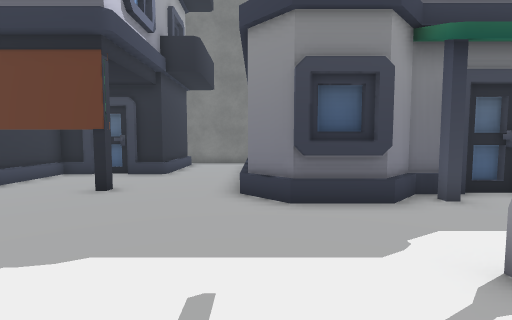
view 1 (above)

24 first-person views from a walk through a 3-D level made in the Unity game engine. The camera is 1.3 m above the floor, tilts 4° down and sees 85° across. The floor is counted in squares, 1 m on a side. Each view is taken from the middle of a square. On the plan, view 1 faces up. The plan holds only what a view shows up to about 13 squares ahead; the rest is blank. The player character is not drawn. Some surface patterns are stand-ins.

view 2
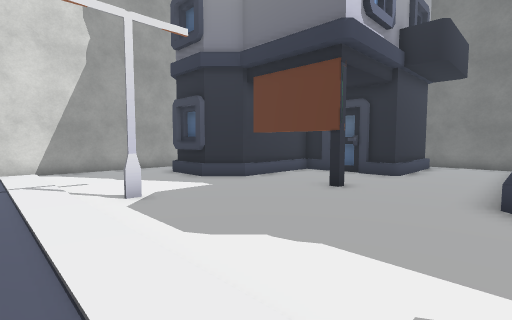

view 3
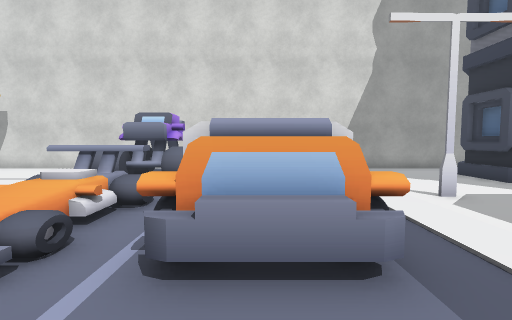

view 4
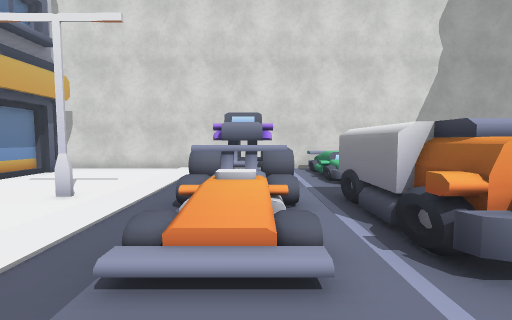

view 5
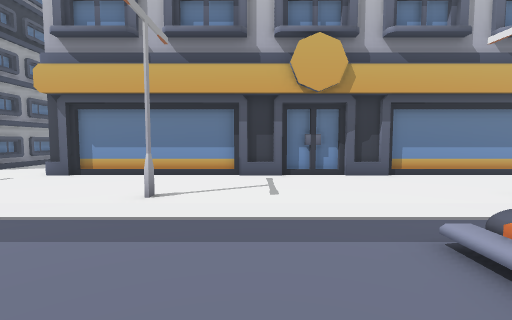

view 6
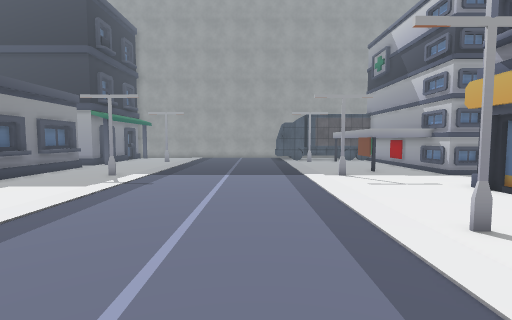

view 7
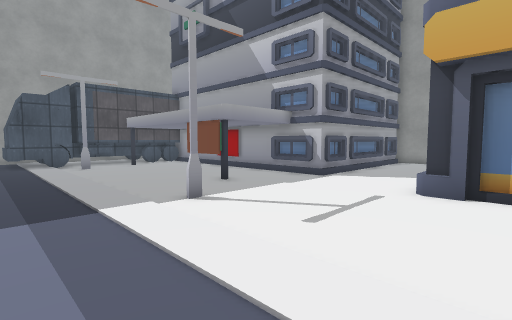

view 8
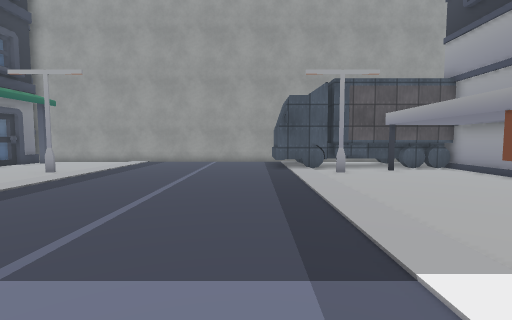

view 9
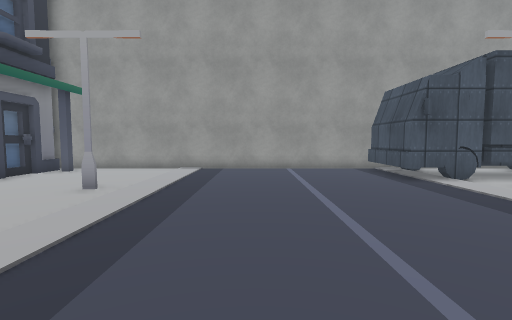

view 10
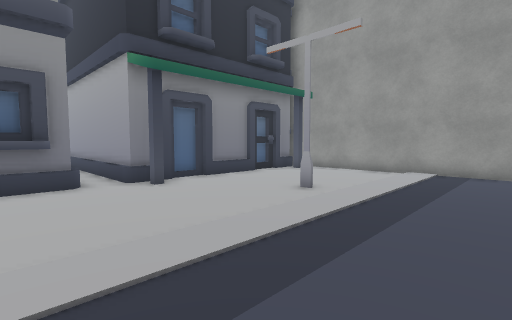

view 11
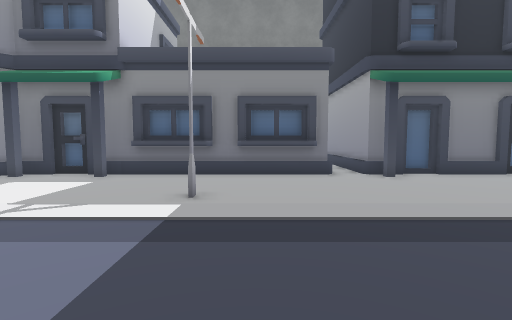

view 12
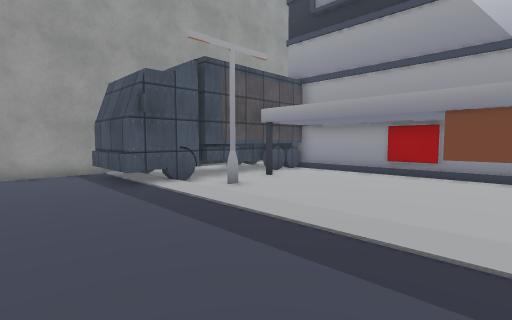

view 13
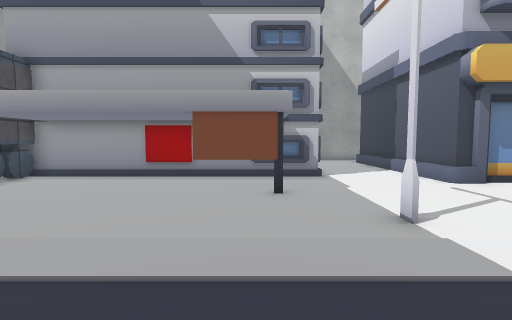

view 14
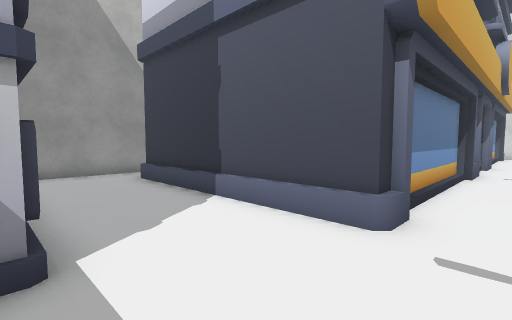

view 15
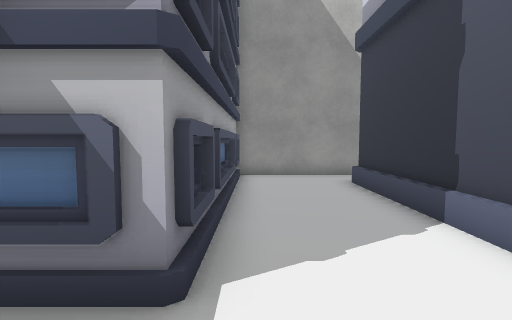

view 16
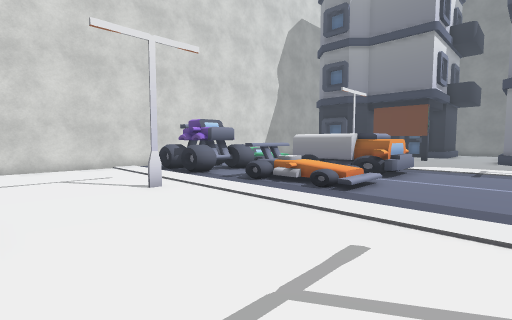

view 17
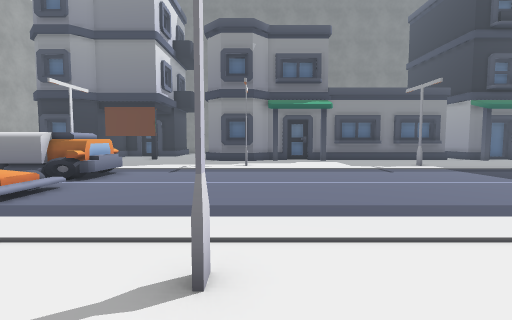

view 18
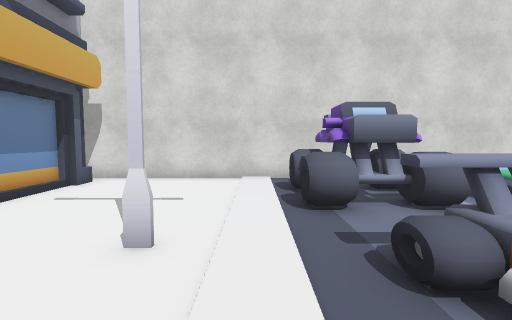

view 19
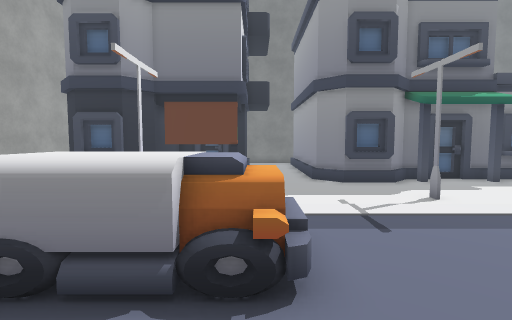

view 20
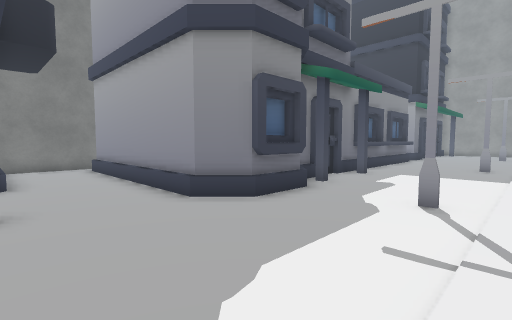

view 21
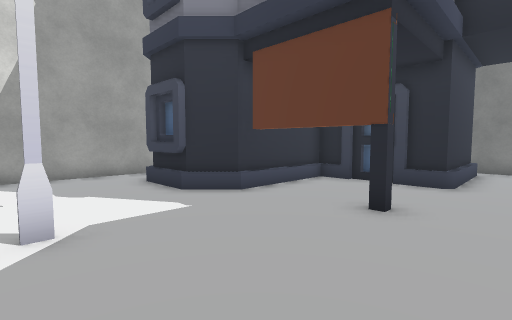

view 22
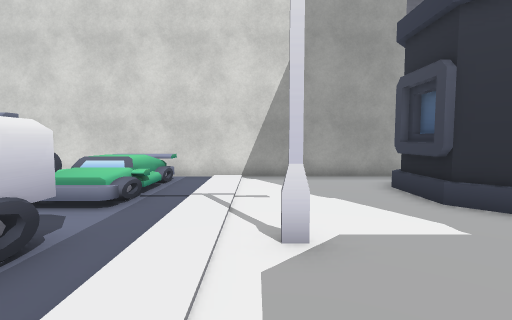

view 23
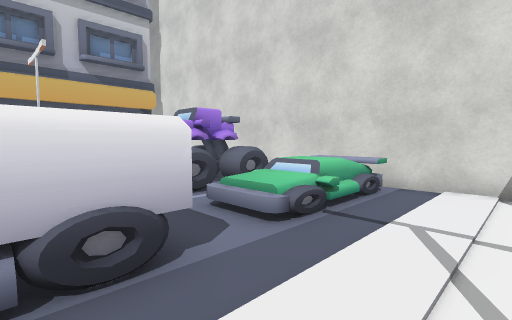

view 24
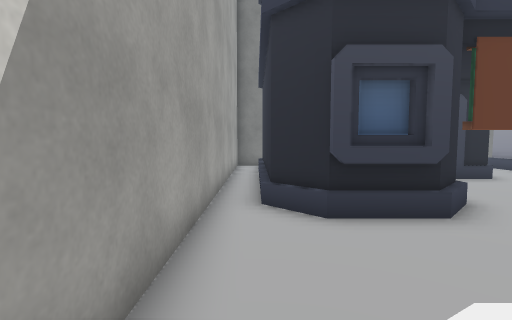

### Floor plan
Key: @ floor where view 1 was taken; # wall or solid block; x gap in a wall; . main floor; : floor 0.5 m higher than the main floor; + floor 0.75 m higher than the main floor; / step, stairs or slope; T thing the floor can be seen under or through; O other object.
Columns run from 13 left of view 1 to 26 right of it. Each row starts with its distance up from view 1.
 16          ####
 15          O...O
 14 #O       O...O
 13 #O       O...O
 12 #O       O...O
 11 #O   OOO#O...O
 10 #O   O.......O
  9 #O   O.......O
  8 #O   O.......O                /
  7 #OO  OxTTT...O   O#OO#OO##OO##/OOOOOOOO#
  6 #.OOO.........OOOO..O.OOO.OOO..O......O#
  5 #......................................#
  4 #......................................#
  3 #......................................#
  2 #......................................#
  1 #......................................#
  0 #............@.........................#
 -1 #++///OOOOOO...........................#
 -2 #   :/OOOOOO...........................#
 -3 #O....OOOOO............................#
 -4 # OOOO.O/..............................#
 -5 # OOOO.O///............................#
 -6 # OOOO.O://............................#
 -7 #.OOOO.............................OOOO#
 -8 #..................................OOOO
 -9 #..................................OOOO
-10 #..................................OOO
-11 #..................................OO
-12 #.........................OOO.....OOO
-13 #..................................OO
-14 #OOOOOOOOOOOOOOOOOOOOO.............O
-15                      O...#O########OO
-16                      O...#
-17                      O...#
-18                      O...#
-19                      O...#
-20                      O...#
-21                      O...#
-22                      /...#
-23                      ....#
-24                     ######

Where each view was taken, in squares from view 1:
view 1: 0 up, 0 right, facing up
view 2: 0 up, 0 right, facing up-left
view 3: 2 down, 0 right, facing left
view 4: 5 down, 0 right, facing left
view 5: 3 down, 0 right, facing down
view 6: 5 down, 3 left, facing right
view 7: 6 down, 6 right, facing down-right
view 8: 6 down, 9 right, facing right
view 9: 2 down, 13 right, facing right
view 10: 2 down, 14 right, facing up-right
view 11: 4 down, 13 right, facing up
view 12: 4 down, 14 right, facing down-right
view 13: 5 down, 14 right, facing down
view 14: 12 down, 12 right, facing down-left
view 15: 13 down, 11 right, facing down
view 16: 13 down, 1 right, facing up-left
view 17: 12 down, 3 right, facing up
view 18: 8 down, 3 left, facing left
view 19: 6 down, 3 left, facing up
view 20: 1 up, 4 left, facing up-right
view 21: 2 up, 2 left, facing up-left
view 22: 2 up, 3 left, facing left
view 23: 2 up, 5 left, facing down-left
view 24: 1 up, 12 left, facing up
